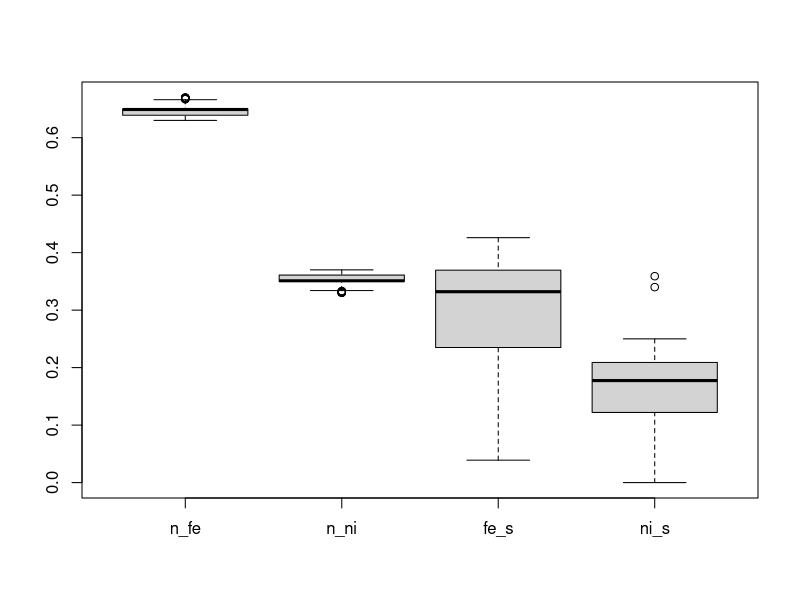

Reproduce this figure in R.
## ---- chunk 1
install.packages("tibble")
library(tidyr)
library(foreach)
library(tibble)
library(ggplot2)
## ---- chunk 2
library(foreach)
library(dplyr)

data <- read.csv("dataset.csv")
column_names <- names(data)
parts <- c("psd", "psd11", "psd12", "psd22", "coordc", "coordc_fe", "coordc_ni", "pec")
pattern <- "_\\d+"

# Create a list of logical vectors indicating which columns match the patterns
result <- foreach(i = parts) %do% {
  grepl(paste0(i, pattern), column_names)
}

psd <- data.frame(result[1])
psd11 <- data.frame(result[2])
psd12 <- data.frame(result[3])
psd22 <- data.frame(result[4])
coordc <- data.frame(result[5])
coordc_fe <- data.frame(result[6])
coordc_ni <- data.frame(result[7])
coordc_pec <- data.frame(result[8])
# names(psd) <- c('psd')
names(psd) <- c('psd')
names(psd11) <- c('psd11')
names(psd12) <- c('psd12')
names(psd22) <- c('psd22')
names(coordc) <- c('coordc')
names(coordc_fe) <- c('coordc_fe')
names(coordc_ni) <- c('coordc_ni')
names(coordc_pec) <- c('coordc_pec')
important_columns <- cbind(psd, coordc, coordc_fe, coordc_ni, coordc_pec)
## ---- chunk 3
psd_hist <- data[, important_columns$psd]
psd11_hist <- data[, important_columns$psd11]
psd12_hist <- data[, important_columns$psd12]
psd22_hist <- data[, important_columns$psd22]
coordc_hist <- data[, important_columns$coordc]
coordc_fe_hist <- data[, important_columns$coordc_fe]
coordc_ni_hist <- data[, important_columns$coordc_ni]
coordc_pec_hist <- data[, important_columns$coordc_pec]
## ---- chunk 4
plot_hists <- function(hist){
  foreach(x = 1:length(hist[,1])) %do% {
    plot(t(hist[x,]))
  }
}
# plot_hists(coordc_fe_hist)

## ---- chunk 5
extract_non_zero_cols <- function(hist) hist[apply(hist, 2, function(x) any(x != 0))]

psd_hist_mini <- extract_non_zero_cols(psd_hist)
psd11_hist_mini <- extract_non_zero_cols(psd11_hist)
psd12_hist_mini <- extract_non_zero_cols(psd12_hist)
psd22_hist_mini <- extract_non_zero_cols(psd22_hist)
coordc_hist_mini <- extract_non_zero_cols(coordc_hist)
coordc_fe_hist_mini <- extract_non_zero_cols(coordc_fe_hist)
coordc_ni_hist_mini <- extract_non_zero_cols(coordc_ni_hist)
coordc_pec_hist_mini <- extract_non_zero_cols(coordc_pec_hist)
dim(psd_hist_mini)
dim(coordc_hist_mini)
dim(coordc_fe_hist_mini)
dim(coordc_ni_hist_mini)
dim(coordc_pec_hist_mini)
## ---- chunk 6
# names(data)
psd_hist
## ---- chunk 7
boxplot(select(data, n_fe, n_ni, fe_s, ni_s))
#write.csv(file="a.csv", coordc_pec_hist[1,])
